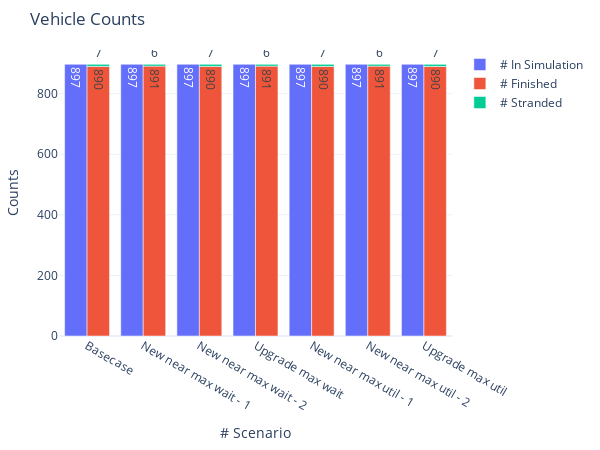

This figure's notebook cell:
### Markdown cell above
#### 5.1 Vehicle Counts

### Code cell
fig = go.Figure(
    data=[
        go.Bar(
            name="# In Simulation",
            x=count_stats['analysis_id'],
            y=count_stats['sim_count'],
            offsetgroup=0,
            text=count_stats['sim_count'],
            textposition='auto',
        ),
        go.Bar(
            name="# Finished",
            x=count_stats['analysis_id'],
            y=count_stats['fin_count'],
            offsetgroup=1,
            text=count_stats['fin_count'],
            textposition='auto',
        ),
        go.Bar(
            name="# Stranded",
            x=count_stats['analysis_id'],
            y=count_stats['str_count'],
            offsetgroup=1,
            base=count_stats['fin_count'],
            text=count_stats['str_count'],
            textposition='auto',
        )
    ],
    layout=go.Layout(
        title="Vehicle Counts",
        yaxis_title="Counts", 
        xaxis_title="# Scenario", width=600, height=450
        
    )
)
fig.update_xaxes(type='category', tickvals=[0, 1, 2, 3, 4, 5, 6], ticktext=['Basecase', 'New near max wait - 1', 'New near max wait - 2', 'Upgrade max wait', 'New near max util - 1', 'New near max util - 2', 'Upgrade max util'])
# fig.update_yaxes(range=(0, 1300))
fig.update_layout(margin=dict(l=20, r=20, t=50, b=20), uniformtext_minsize=8, uniformtext_mode='hide', template='plotly_white')
fig.show()

### Figure 1 — Plotly figure (JSON) as saved in the notebook; plotly's stock layout.template omitted (floating-point values rounded to 4 significant figures)
{"data": [{"name": "# In Simulation", "offsetgroup": "0", "text": [897, 897, 897, 897, 897, 897, 897], "textposition": "auto", "type": "bar", "x": [484, 483, 482, 481, 480, 479, 478], "y": [897, 897, 897, 897, 897, 897, 897]}, {"name": "# Finished", "offsetgroup": "1", "text": [890, 891, 890, 891, 890, 891, 890], "textposition": "auto", "type": "bar", "x": [484, 483, 482, 481, 480, 479, 478], "y": [890, 891, 890, 891, 890, 891, 890]}, {"base": [890, 891, 890, 891, 890, 891, 890], "name": "# Stranded", "offsetgroup": "1", "text": [7, 6, 7, 6, 7, 6, 7], "textposition": "auto", "type": "bar", "x": [484, 483, 482, 481, 480, 479, 478], "y": [7, 6, 7, 6, 7, 6, 7]}], "layout": {"height": 450, "margin": {"b": 20, "l": 20, "r": 20, "t": 50}, "title": {"text": "Vehicle Counts"}, "uniformtext": {"minsize": 8, "mode": "hide"}, "width": 600, "xaxis": {"autorange": true, "range": [-0.5, 6.5], "ticktext": ["Basecase", "New near max wait - 1", "New near max wait - 2", "Upgrade max wait", "New near max util - 1", "New near max util - 2", "Upgrade max util"], "tickvals": [0, 1, 2, 3, 4, 5, 6], "title": {"text": "# Scenario"}, "type": "category"}, "yaxis": {"autorange": true, "range": [0, 944.2], "title": {"text": "Counts"}, "type": "linear"}}}
